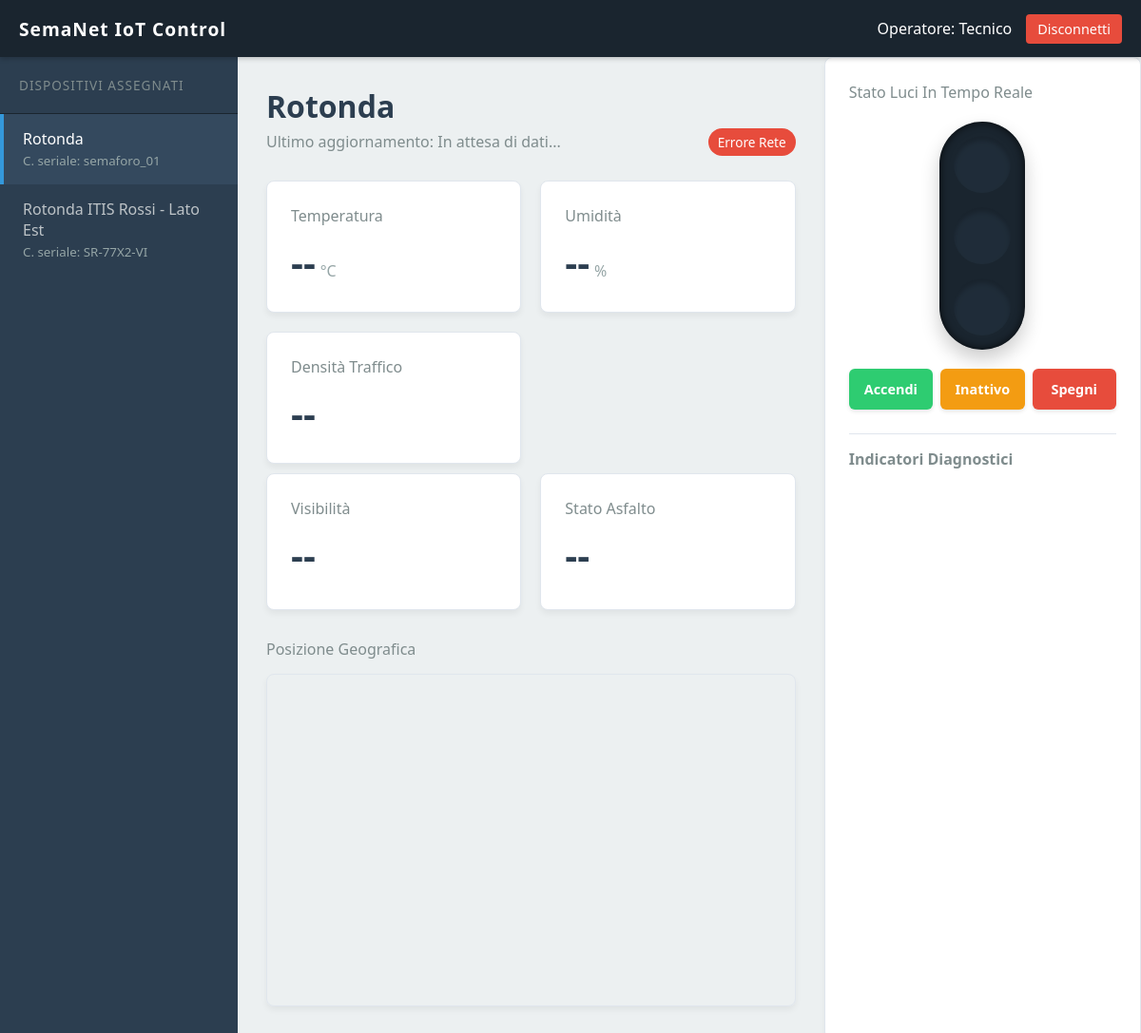
Before: /dashboard.php (signed in) with the older database file.
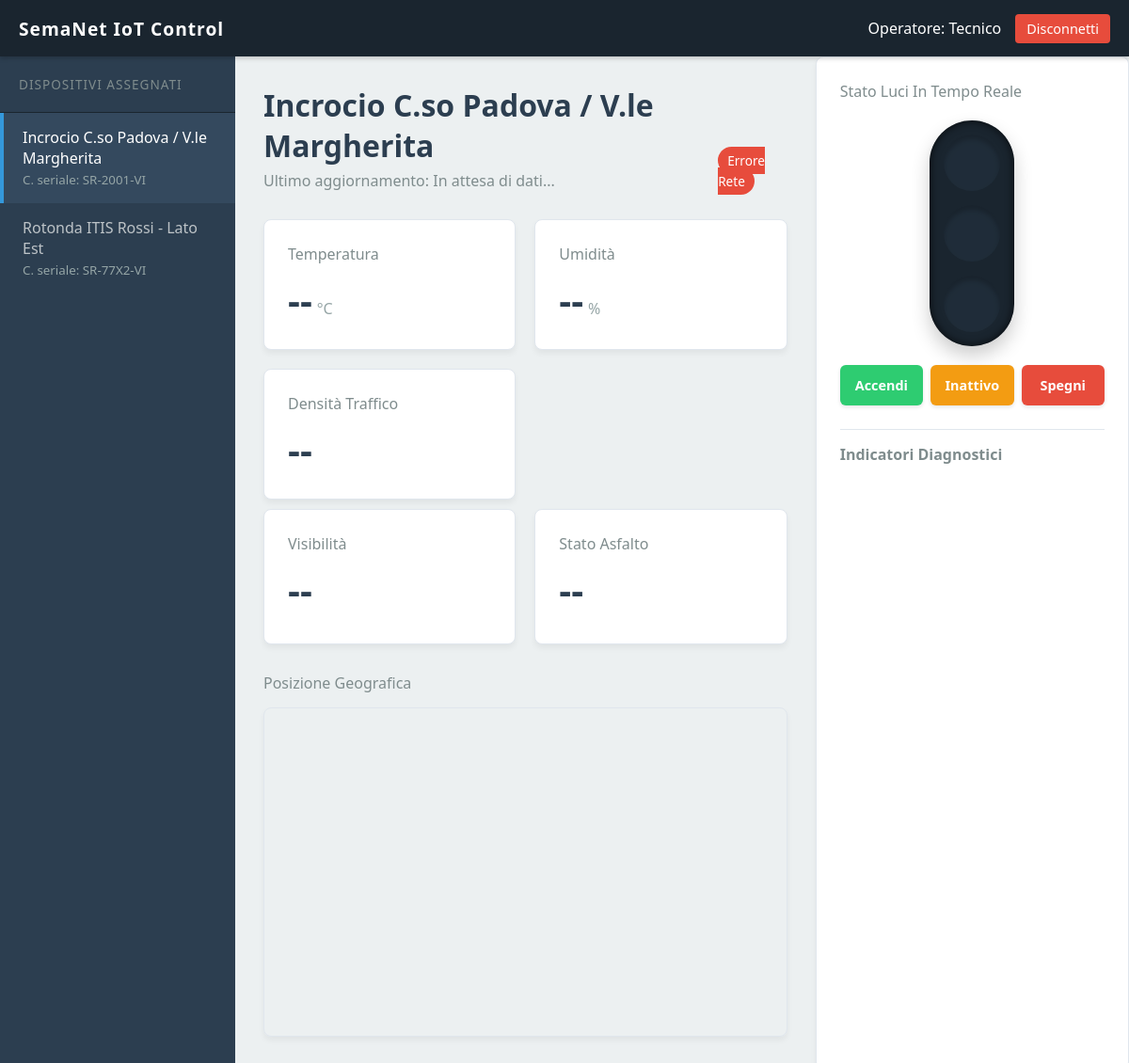
After: the same page with the newer database file.
### tables this page shows
CREATE TABLE `semafori` (
                            `id` bigint(20) NOT NULL,
                            `codice_seriale` varchar(100) NOT NULL,
                            `nome_incrocio` varchar(150) NOT NULL,
                            `password` varchar(255) NOT NULL,
                            `latitudine` decimal(10,8) DEFAULT NULL,
                            `longitudine` decimal(11,8) DEFAULT NULL,
                            `creato_at` timestamp NOT NULL DEFAULT current_timestamp(),
                            `aggiornato_at` timestamp NOT NULL DEFAULT current_timestamp() ON UPDATE current_timestamp()
);

### dashboard.php (the view, shortened to what the changed rows need)
<?php
require_once 'db.php';
$ruolo = $_SESSION['ruolo_id'];
$utente_id = $_SESSION['utente_id'];
if ($ruolo == 1) {
    $stmt = $pdo->query("SELECT id, codice_seriale, nome_incrocio, latitudine, longitudine FROM semafori ORDER BY id ASC");
} else {
    $stmt = $pdo->prepare("
        SELECT s.id, s.codice_seriale, s.nome_incrocio, s.latitudine, s.longitudine
        FROM semafori s
        JOIN semafori_manutentori sm ON s.id = sm.semaforo_id
        WHERE sm.utente_id = ?
        ORDER BY s.id ASC
    ");
    $stmt->execute([$utente_id]);
}
$semafori = $stmt->fetchAll(PDO::FETCH_ASSOC);
$primo_semaforo = $semafori[0] ?? null;
?>
<!DOCTYPE html>
<html lang="it">
<head>
    <link rel="stylesheet" href="style.css">
</head>
<body>
<div class="app-container">
    <aside class="sidebar">
        <div id="lista-semafori">
            <?php foreach ($semafori as $s): ?>
                <div class="semaforo-item <?php echo ($primo_semaforo && $s['id'] == $primo_semaforo['id']) ? 'active' : ''; ?>"
                     data-id="<?php echo $s['id']; ?>"
                     data-nome="<?php echo htmlspecialchars($s['nome_incrocio']); ?>"
                     data-lat="<?php echo htmlspecialchars($s['latitudine']); ?>"
                     data-lng="<?php echo htmlspecialchars($s['longitudine']); ?>">
                    <?php echo htmlspecialchars($s['nome_incrocio']); ?><br>
                    <small style="color: #95a5a6;">C. seriale: <?php echo htmlspecialchars($s['codice_seriale']); ?></small>
                </div>
            <?php endforeach; ?>
        </div>
    </aside>
    <main class="main-content">
        <?php if ($primo_semaforo): ?>
            <div class="header-dati">
                <div>
                    <h1 id="titolo-incrocio"><?php echo htmlspecialchars($primo_semaforo['nome_incrocio']); ?></h1>
                    <p style="color: #7f8c8d; margin-top: 5px;">Ultimo aggiornamento: <span id="timestamp">In attesa di dati...</span></p>
                </div>
                <div>
                    <span class="status-badge" id="stato-connessione">Connesso</span>
                </div>
            </div>
            <div class="sensor-grid">
                <div class="card">
                    <h3>Temperatura</h3>
                    <span class="valore" id="val_temp">--</span><span class="unita">°C</span>
                </div>
                <div class="card">
                    <h3>Umidità</h3>
                    <span class="valore" id="val_umid">--</span><span class="unita">%</span>
                </div>
                <div class="card">
                    <h3>Densità Traffico</h3>
                    <span class="valore" id="val_traffico">--</span><span class="unita"></span>
                </div>
            </div>
            <div class="sensor-grid">
                <div class="card">
                    <h3>Visibilità</h3>
                    <span class="valore" id="val_visibilita" >--</span>
                </div>
                <div class="card">
                    <h3>Stato Asfalto</h3>
                    <span class="valore" id="val_pioggia">--</span>
                </div>
            </div>
            <div class="map-container" style="margin-top: 30px;">
                <h3 style="margin-bottom: 15px; color: #7f8c8d; font-size: 1rem; font-weight: 500;">Posizione Geografica</h3>
                <?php if ($primo_semaforo): ?>
                    <iframe id="mappa-google"
                            width="100%"
                            height="350"
                            style="border: 1px solid #e0e6ed; border-radius: 8px; box-shadow: 0 4px 6px rgba(0,0,0,0.05);"
                            loading="lazy"
                            allowfullscreen
                            src="https://maps.google.com/maps?q=<?php echo $primo_semaforo['latitudine']; ?>,<?php echo $primo_semaforo['longitudine']; ?>+(Semaforo:+<?php echo urlencode($primo_semaforo['codice_seriale']); ?>)&z=18&output=embed">
                    </iframe>
                <?php endif; ?>
            </div>
        <?php else: ?>
            <h2>Nessun dispositivo assegnato</h2>
            <p>Contatta l'amministratore di sistema per richiedere l'assegnazione dei semafori.</p>
        <?php endif; ?>
    </main>
</div>
</body>
</html>

Changed rows visible on the page:
changed semafori: nome_incrocio "Rotonda" → "Incrocio C.so Padova / V.le Margherita"; codice_seriale "semaforo_01" → "SR-2001-VI"
